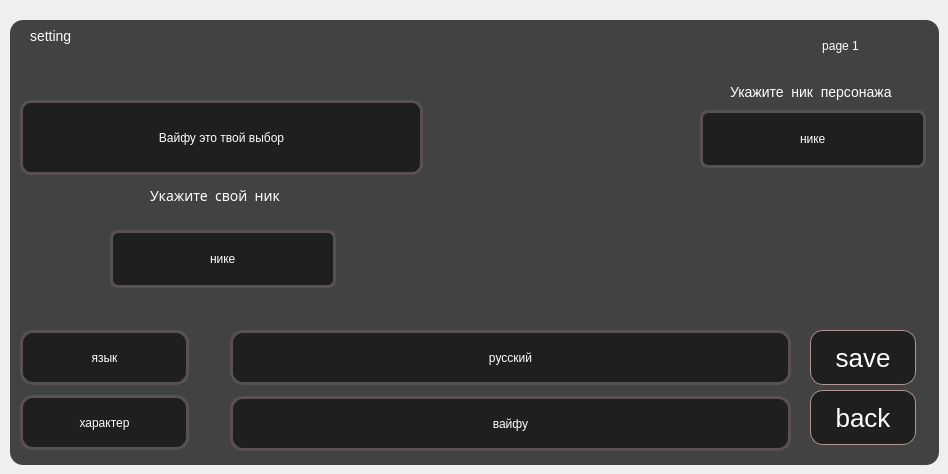
      <widget class="QWidget" name="setting_page_1">
       <widget class="QFrame" name="page_setting_1">
        <property name="geometry">
         <rect>
          <x>10</x>
          <y>20</y>
          <width>929</width>
          <height>445</height>
         </rect>
        </property>
        <property name="styleSheet">
         <string notr="true">background: rgba(23, 23, 23, 0.8);
box-shadow: 2px 4px 4px rgba(0, 0, 0, 0.35);
border-radius: 13px;</string>
        </property>
        <property name="frameShape">
         <enum>QFrame::StyledPanel</enum>
        </property>
        <property name="frameShadow">
         <enum>QFrame::Raised</enum>
        </property>
        <widget class="QLabel" name="label_setting">
         <property name="geometry">
          <rect>
           <x>20</x>
           <y>0</y>
           <width>71</width>
           <height>31</height>
          </rect>
         </property>
         <property name="styleSheet">
          <string notr="true">font: 8pt &quot;Arial&quot;;
font-style: normal;
font-weight: normal;
font-size: 14px;
line-height: 34px;
/* identical to box height */
background: rgba(33, 24, 24, 0.0);

color: #FFFFFF;
</string>
         </property>
         <property name="text">
          <string>setting</string>
         </property>
        </widget>
        <widget class="QLabel" name="label_setting_1">
         <property name="geometry">
          <rect>
           <x>10</x>
           <y>80</y>
           <width>403</width>
           <height>75</height>
          </rect>
         </property>
         <property name="styleSheet">
          <string notr="true">background: rgba(23, 23, 23, 0.8);
font: 18pt &quot;Arial&quot;;
border: 3px solid #575151;
box-sizing: border-box;
box-shadow: 2px 4px 4px rgba(0, 0, 0, 0.25);
border-radius: 11px;

font-weight: normal;

line-height: 40px;

color: #FFFFFF;
</string>
         </property>
         <property name="text">
          <string>Вайфу это твой выбор</string>
         </property>
         <property name="alignment">
          <set>Qt::AlignCenter</set>
         </property>
        </widget>
        <widget class="QLabel" name="label_setting_4">
         <property name="geometry">
          <rect>
           <x>10</x>
           <y>310</y>
           <width>169</width>
           <height>55</height>
          </rect>
         </property>
         <property name="styleSheet">
          <string notr="true">background: rgba(23, 23, 23, 0.8);
font: 18pt &quot;Arial&quot;;
border: 3px solid #575151;
box-sizing: border-box;
box-shadow: 2px 4px 4px rgba(0, 0, 0, 0.25);
border-radius: 13px;

font-weight: normal;

line-height: 40px;

color: #FFFFFF;
</string>
         </property>
         <property name="text">
          <string>язык</string>
         </property>
         <property name="alignment">
          <set>Qt::AlignCenter</set>
         </property>
        </widget>
        <widget class="QLabel" name="label_setting_5">
         <property name="geometry">
          <rect>
           <x>10</x>
           <y>375</y>
           <width>169</width>
           <height>55</height>
          </rect>
         </property>
         <property name="styleSheet">
          <string notr="true">background: rgba(23, 23, 23, 0.8);
font: 18pt &quot;Arial&quot;;
border: 3px solid #575151;
box-sizing: border-box;
box-shadow: 2px 4px 4px rgba(0, 0, 0, 0.25);
border-radius: 13px;

font-weight: normal;

line-height: 40px;

color: #FFFFFF;
</string>
         </property>
         <property name="text">
          <string>характер</string>
         </property>
         <property name="alignment">
          <set>Qt::AlignCenter</set>
         </property>
        </widget>
        <widget class="QLabel" name="label_setting_2">
         <property name="geometry">
          <rect>
           <x>140</x>
           <y>160</y>
           <width>141</width>
           <height>31</height>
          </rect>
         </property>
         <property name="styleSheet">
          <string notr="true">font-family: Roboto Mono;
font-style: normal;
font-weight: normal;
font-size: 14px;
line-height: 34px;
/* identical to box height */
background: rgba(33, 24, 24, 0.0);

color: #FFFFFF;
</string>
         </property>
         <property name="text">
          <string>Укажите  свой  ник</string>
         </property>
        </widget>
        <widget class="QLineEdit" name="Nickname_2">
         <property name="geometry">
          <rect>
           <x>100</x>
           <y>210</y>
           <width>226</width>
           <height>58</height>
          </rect>
         </property>
         <property name="styleSheet">
          <string notr="true">background: rgba(23, 23, 23, 0.8);
border: 3px solid #575151;
box-sizing: border-box;
font: 18pt &quot;Arial&quot;;
box-shadow: 2px 4px 4px rgba(0, 0, 0, 0.25);
border-radius: 8px;
font-weight: normal;

line-height: 40px;

color: #FFFFFF;</string>
         </property>
         <property name="text">
          <string>нике</string>
         </property>
         <property name="alignment">
          <set>Qt::AlignCenter</set>
         </property>
        </widget>
        <widget class="QLabel" name="label_setting_6">
         <property name="geometry">
          <rect>
           <x>220</x>
           <y>310</y>
           <width>561</width>
           <height>55</height>
          </rect>
         </property>
         <property name="styleSheet">
          <string notr="true">background: rgba(23, 23, 23, 0.8);
font: 18pt &quot;Arial&quot;;
border: 3px solid #575151;
box-sizing: border-box;
box-shadow: 2px 4px 4px rgba(0, 0, 0, 0.25);
border-radius: 13px;

font-weight: normal;

line-height: 40px;

color: #FFFFFF;
</string>
         </property>
         <property name="text">
          <string>русский</string>
         </property>
         <property name="alignment">
          <set>Qt::AlignCenter</set>
         </property>
        </widget>
        <widget class="QLabel" name="label_setting_7">
         <property name="geometry">
          <rect>
           <x>220</x>
           <y>376</y>
           <width>561</width>
           <height>55</height>
          </rect>
         </property>
         <property name="styleSheet">
          <string notr="true">background: rgba(23, 23, 23, 0.8);
font: 18pt &quot;Arial&quot;;
border: 3px solid #575151;
box-sizing: border-box;
box-shadow: 2px 4px 4px rgba(0, 0, 0, 0.25);
border-radius: 13px;

font-weight: normal;

line-height: 40px;

color: #FFFFFF;
</string>
         </property>
         <property name="text">
          <string>вайфу</string>
         </property>
         <property name="alignment">
          <set>Qt::AlignCenter</set>
         </property>
        </widget>
        <widget class="QLabel" name="character_set">
         <property name="geometry">
          <rect>
           <x>470</x>
           <y>0</y>
           <width>167</width>
           <height>234</height>
          </rect>
         </property>
         <property name="styleSheet">
          <string notr="true">background: rgba(33, 24, 24, 0.0);
font: 18pt &quot;Arial&quot;;

box-sizing: border-box;
box-shadow: 2px 4px 4px rgba(0, 0, 0, 0.25);
border-radius: 13px;

font-weight: normal;

line-height: 40px;

color: #FFFFFF;
</string>
         </property>
         <property name="text">
          <string/>
         </property>
         <property name="pixmap">
          <pixmap>../material/Firo/Firo_setting.png</pixmap>
         </property>
         <property name="alignment">
          <set>Qt::AlignCenter</set>
         </property>
        </widget>
        <widget class="QPushButton" name="button_save">
         <property name="geometry">
          <rect>
           <x>800</x>
           <y>310</y>
           <width>106</width>
           <height>55</height>
          </rect>
         </property>
         <property name="styleSheet">
          <string notr="true">background: rgba(23, 23, 23, 0.8);
border: 1px solid #B19696;
box-sizing: border-box;
box-shadow: 2px 4px 4px rgba(0, 0, 0, 0.25);
border-radius: 13px;
font-size: 26px;


color: #FFFFFF;</string>
         </property>
         <property name="text">
          <string>save</string>
         </property>
        </widget>
        <widget class="QPushButton" name="back_fome_setting_button">
         <property name="geometry">
          <rect>
           <x>800</x>
           <y>370</y>
           <width>106</width>
           <height>55</height>
          </rect>
         </property>
         <property name="styleSheet">
          <string notr="true">background: rgba(23, 23, 23, 0.8);
border: 1px solid #B19696;
box-sizing: border-box;
box-shadow: 2px 4px 4px rgba(0, 0, 0, 0.25);
border-radius: 13px;
font-size: 26px;


color: #FFFFFF;</string>
         </property>
         <property name="text">
          <string>back</string>
         </property>
        </widget>
        <widget class="QLabel" name="label_setting_8">
         <property name="geometry">
          <rect>
           <x>720</x>
           <y>56</y>
           <width>171</width>
           <height>31</height>
          </rect>
         </property>
         <property name="styleSheet">
          <string notr="true">font: 8pt &quot;Arial&quot;;
font-style: normal;
font-weight: normal;
font-size: 14px;
line-height: 34px;
/* identical to box height */
background: rgba(33, 24, 24, 0.0);

color: #FFFFFF;
</string>
         </property>
         <property name="text">
          <string>Укажите  ник  персонажа</string>
         </property>
        </widget>
        <widget class="QLineEdit" name="Nickname_1">
         <property name="geometry">
          <rect>
           <x>690</x>
           <y>90</y>
           <width>226</width>
           <height>58</height>
          </rect>
         </property>
         <property name="styleSheet">
          <string notr="true">background: rgba(23, 23, 23, 0.8);
border: 3px solid #575151;
box-sizing: border-box;
font: 18pt &quot;Arial&quot;;
box-shadow: 2px 4px 4px rgba(0, 0, 0, 0.25);
border-radius: 8px;
font-weight: normal;

line-height: 40px;

color: #FFFFFF;</string>
         </property>
         <property name="text">
          <string>нике</string>
         </property>
         <property name="alignment">
          <set>Qt::AlignCenter</set>
         </property>
        </widget>
        <widget class="QLabel" name="label_10">
         <property name="geometry">
          <rect>
           <x>770</x>
           <y>10</y>
           <width>121</width>
           <height>31</height>
          </rect>
         </property>
         <property name="styleSheet">
          <string notr="true">background: rgba(33, 24, 24, 0.0);
font: 16pt &quot;Arial&quot;;
box-sizing: border-box;
box-shadow: 2px 4px 4px rgba(0, 0, 0, 0.25);
border-radius: 13px;

font-weight: normal;

line-height: 40px;

color: #FFFFFF;
</string>
         </property>
         <property name="text">
          <string>page 1</string>
         </property>
         <property name="alignment">
          <set>Qt::AlignCenter</set>
         </property>
        </widget>
        <widget class="QPushButton" name="next_on_page_2_button">
         <property name="geometry">
          <rect>
           <x>890</x>
           <y>14</y>
           <width>31</width>
           <height>26</height>
          </rect>
         </property>
         <property name="styleSheet">
          <string notr="true">background: rgba(33, 24, 24, 0.0);</string>
         </property>
         <property name="text">
          <string/>
         </property>
         <property name="icon">
          <iconset>
           <normaloff>../../Neko_project/DeKi-Project/material/image 38.png</normaloff>../../Neko_project/DeKi-Project/material/image 38.png</iconset>
         </property>
        </widget>
        <widget class="QPushButton" name="button_language_r">
         <property name="geometry">
          <rect>
           <x>740</x>
           <y>324</y>
           <width>31</width>
           <height>26</height>
          </rect>
         </property>
         <property name="styleSheet">
          <string notr="true">background: rgba(33, 24, 24, 0.0);</string>
         </property>
         <property name="text">
          <string/>
         </property>
         <property name="icon">
          <iconset>
           <normaloff>../../Neko_project/DeKi-Project/material/image 38.png</normaloff>../../Neko_project/DeKi-Project/material/image 38.png</iconset>
         </property>
        </widget>
        <widget class="QPushButton" name="button_behavior_r">
         <property name="geometry">
          <rect>
           <x>740</x>
           <y>390</y>
           <width>31</width>
           <height>26</height>
          </rect>
         </property>
         <property name="styleSheet">
          <string notr="true">background: rgba(33, 24, 24, 0.0);</string>
         </property>
         <property name="text">
          <string/>
         </property>
         <property name="icon">
          <iconset>
           <normaloff>../../Neko_project/DeKi-Project/material/image 38.png</normaloff>../../Neko_project/DeKi-Project/material/image 38.png</iconset>
         </property>
        </widget>
        <widget class="QPushButton" name="button_language_l">
         <property name="geometry">
          <rect>
           <x>230</x>
           <y>324</y>
           <width>31</width>
           <height>26</height>
          </rect>
         </property>
         <property name="styleSheet">
          <string notr="true">background: rgba(33, 24, 24, 0.0);</string>
         </property>
         <property name="text">
          <string/>
         </property>
         <property name="icon">
          <iconset>
           <normaloff>../../Neko_project/DeKi-Project/material/image 52.png</normaloff>../../Neko_project/DeKi-Project/material/image 52.png</iconset>
         </property>
        </widget>
        <widget class="QPushButton" name="button_behavior_l">
         <property name="geometry">
          <rect>
           <x>230</x>
           <y>390</y>
           <width>31</width>
           <height>26</height>
          </rect>
         </property>
         <property name="styleSheet">
          <string notr="true">background: rgba(33, 24, 24, 0.0);</string>
         </property>
         <property name="text">
          <string/>
         </property>
         <property name="icon">
          <iconset>
           <normaloff>../../Neko_project/DeKi-Project/material/image 52.png</normaloff>../../Neko_project/DeKi-Project/material/image 52.png</iconset>
         </property>
        </widget>
        <widget class="QPushButton" name="button_character_r">
         <property name="geometry">
          <rect>
           <x>640</x>
           <y>130</y>
           <width>31</width>
           <height>26</height>
          </rect>
         </property>
         <property name="styleSheet">
          <string notr="true">background: rgba(33, 24, 24, 0.0);</string>
         </property>
         <property name="text">
          <string/>
         </property>
         <property name="icon">
          <iconset>
           <normaloff>../../Neko_project/DeKi-Project/material/image 38.png</normaloff>../../Neko_project/DeKi-Project/material/image 38.png</iconset>
         </property>
        </widget>
        <widget class="QPushButton" name="button_character_l">
         <property name="geometry">
          <rect>
           <x>450</x>
           <y>130</y>
           <width>31</width>
           <height>26</height>
          </rect>
         </property>
         <property name="styleSheet">
          <string notr="true">background: rgba(33, 24, 24, 0.0);</string>
         </property>
         <property name="text">
          <string/>
         </property>
         <property name="icon">
          <iconset>
           <normaloff>../../Neko_project/DeKi-Project/material/image 52.png</normaloff>../../Neko_project/DeKi-Project/material/image 52.png</iconset>
         </property>
        </widget>
       </widget>
      </widget>
